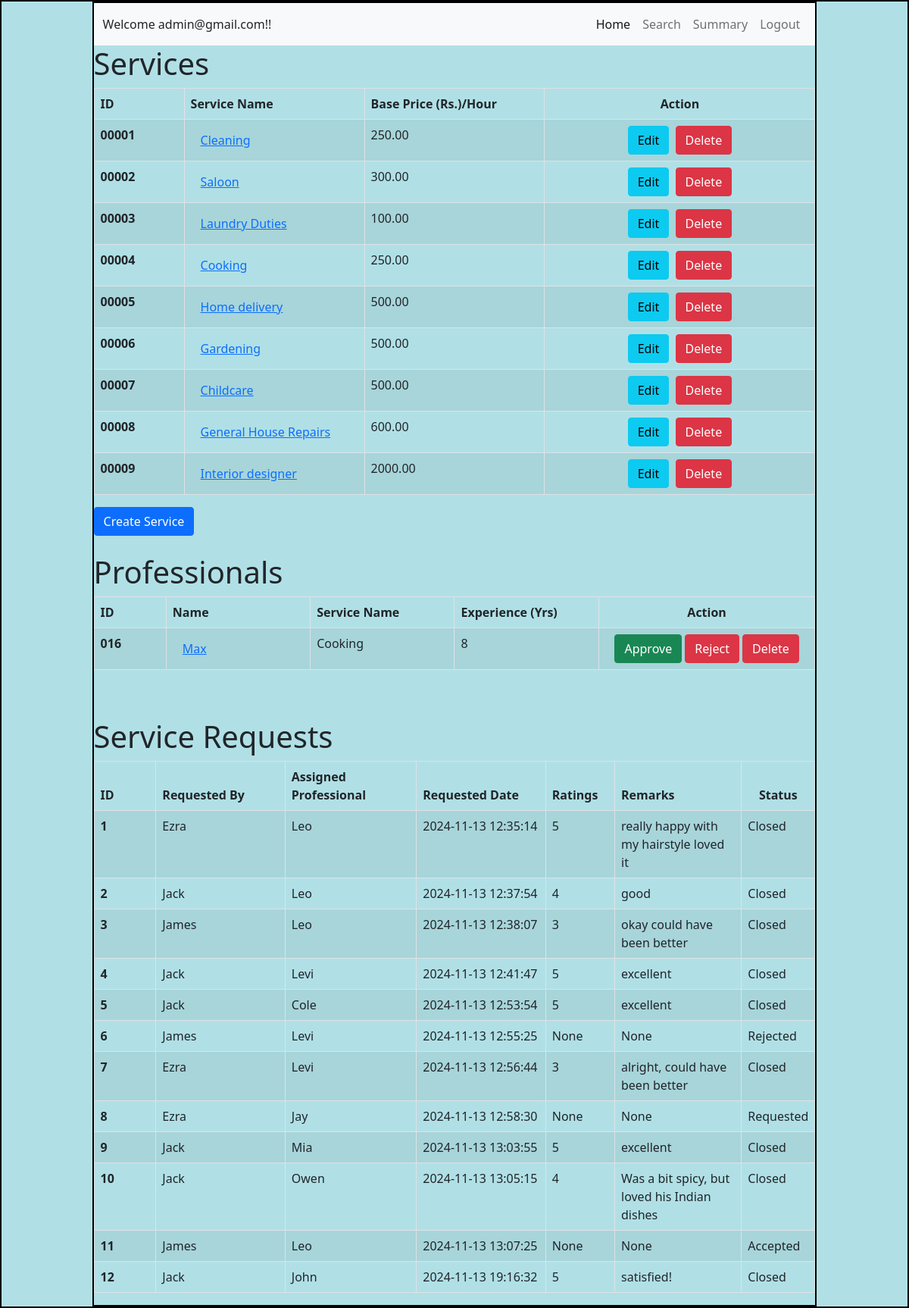
The page /admin/home on the database its author committed.
### backend/models.py (models this page shows, shortened)
class Admin(db.Model):
    __tablename__ = 'admin'
    id = db.Column(db.Integer, primary_key=True)
    email = db.Column(db.String, nullable=False, unique=True)
    password = db.Column(db.String, nullable=False)

class Service(db.Model):
    __tablename__ = 'service'
    id = db.Column(db.String, primary_key=True)
    name = db.Column(db.String, nullable=False)
    description = db.Column(db.String, nullable=False)
    price = db.Column(db.Numeric(10, 2), nullable=False)
    time_required = db.Column(db.String, nullable=False)
    service_requests = db.relationship('ServiceRequest', backref='service', cascade='all, delete')

class Professional(db.Model):
    __tablename__ = 'professional'
    id = db.Column(db.String, primary_key=True)
    email = db.Column(db.String, nullable=False, unique=True)
    password = db.Column(db.String, nullable=False)
    fullname = db.Column(db.String, nullable=False)
    service_name = db.Column(db.String, nullable=False)
    specification = db.Column(db.String, nullable=False)
    phone = db.Column(db.String, nullable=False)
    experience = db.Column(db.String, nullable=False)
    documents = db.Column(db.String, nullable=True)
    address = db.Column(db.String, nullable=False)
    pincode = db.Column(db.String, nullable=False)
    avg_rating = db.Column(db.Integer, nullable=True)
    status = db.Column(db.String, nullable=False, default='Pending')
    is_approved = db.Column(db.Boolean, nullable=False, default=False)
    is_blocked = db.Column(db.Boolean, nullable=False, default=False)
    service_requests = db.relationship('ServiceRequest', backref='professional', cascade='all, delete-orphan')

class ServiceRequest(db.Model):
    __tablename__ = 'service_request'
    id = db.Column(db.Integer, primary_key=True)
    service_id = db.Column(db.String, db.ForeignKey('service.id'), nullable=False)
    customer_id = db.Column(db.String, db.ForeignKey('customer.id'), nullable=False)
    professional_id = db.Column(db.String, db.ForeignKey('professional.id'), nullable=False)
    date_of_request = db.Column(db.String, nullable=False)
    date_of_completion = db.Column(db.String, nullable=True)
    status = db.Column(db.String, nullable=False)
    rating = db.Column(db.Integer, nullable=True)
    remarks = db.Column(db.String, nullable=True)

class Customer(db.Model):
    __tablename__ = 'customer'
    id = db.Column(db.String, primary_key=True)
    email = db.Column(db.String, nullable=False, unique=True)
    password = db.Column(db.String, nullable=False)
    fullname = db.Column(db.String, nullable=False)
    phone = db.Column(db.String, nullable=False)
    address = db.Column(db.String, nullable=False)
    pincode = db.Column(db.String, nullable=False)
    is_blocked = db.Column(db.Boolean, nullable=False, default=False)
    service_requests = db.relationship('ServiceRequest', backref='customer', cascade='all, delete')

### backend/controllers.py (the view)
@app.route("/admin/home", methods=["GET", "POST"])
def admin_home():
    admin = Admin.query.filter_by(id=1).first()
    if not admin:
        return "Admin with id=1 not found.", 404  # Return an error if no admin found
    unapproved_professionals = Professional.query.filter_by(is_approved=False).all()
    service = service_id(id)
    requested_data = ServiceRequest.query.all()
    return render_template(
        "admin_home.html",
        name=admin.email,
        service=service,
        services=services,
        professionals=unapproved_professionals,
        requested_data=requested_data
    )

### backend/controllers.py (called while the page is built)
def get_all_services():
    services.clear()
    services_from_db = Service.query.all()
    for service in services_from_db:
        services[service.id] = [service.name, service.description, service.price, service.time_required]
    return services

def service_id(id):
    l = get_all_services()
    return l.get(id)

### templates/admin_home.html (shortened to what this page needs)
<!DOCTYPE html>
<html lang="en">
<head>
    <link rel="stylesheet" href="/static/style.css">
    <link href="https://cdn.jsdelivr.net/npm/bootstrap@5.0.2/dist/css/bootstrap.min.css" rel="stylesheet">
</head>
<body style="background-color:powderblue;">
    <div id="container">
        <div id="panel" style="height: auto;">
            <nav class="navbar navbar-expand-lg navbar-light bg-light">
                <div class="container-fluid">
                    <label> Welcome {{name}}!! </label>
                    <div class="d-flex-md-end">
                        <div class="collapse navbar-collapse" id="navbarSupportedContent">
                            <ul class="navbar-nav">
                                <li class="nav-item">
                                    <a class="nav-link active" aria-current="page" href="/admin/home">Home</a>
                                </li>
                                <li class="nav-item">
                                    <a class="nav-link" href="/admin/search">Search</a>
                                </li>
                                <li class="nav-item">
                                    <a class="nav-link" href="/admin/summary/">Summary</a>
                                </li>
                                <li class="nav-item">
                                    <a class="nav-link" href="/logout">Logout</a>
                                </li>
                            </ul>
                        </div>
                    </div>
                </div>
            </nav>
            <h1>Services</h1>
            {%if services%}
            <table class="table table-striped table-bordered">
                <thead>
                    <tr>
                        <th scope="col" style="width: 10%;">ID</th>
                        <th scope="col" style="width: 20%;">Service Name</th>
                        <th scope="col" style="width: 20%;">Base Price (Rs.)/Hour</th>
                        <th scope="col" style="width: 30%;" class="text-center">Action</th>
                    </tr>
                </thead>
                <tbody>
                {% for key,value in services.items() %}
                    <tr>
                        <th scope="row">{{ key }}</th>
                        <td>
                            <button type="button" class="btn btn-link"
                                    data-bs-toggle="modal"
                                    data-bs-target="#serviceDetailsModal"
                                    data-name="{{ value[0] }}"
                                    data-description="{{ value[1] }}"
                                    data-price="{{ value[2] }}"
                                    data-time_required="{{ value[3] }}">
                                {{ value[0] }}
                            </button>
                        </td>
                        <td>{{ value[2] }}</td>
                        <td class="text-center">
                            <button type="button" class="btn btn-info me-1" data-bs-toggle="modal" data-bs-target="#editServiceModal" data-id="{{ key }}" data-name="{{ value[0] }}" data-description="{{ value[1] }}" data-price="{{ value[2] }} " data-time_required="{{ value[3] }}">
                                Edit
                            </button>
                            <button type="button" class="btn btn-danger" data-bs-toggle="modal" data-bs-target="#deleteServiceModal" data-id="{{ key }}">
                                Delete
                            </button>
                        </td>
                    </tr>
                {% endfor %}
                </tbody>
            </table>
            {%else%}
            <h3>No Services Available</h3>
            {%endif%}
<button type="button" class="btn btn-primary" data-bs-toggle="modal" data-bs-target="#serviceModal">
    Create Service
  </button>
<br><br>
            <h1>Professionals</h1>
            {%if professionals%}
            <table class="table table-striped table-bordered">
                <thead>
                    <tr>
                        <th scope="col" style="width: 10%;">ID</th>
                        <th scope="col" style="width: 20%;">Name</th>
                        <th scope="col" style="width: 20%;">Service Name</th>
                        <th scope="col" style="width: 20%;">Experience (Yrs)</th>
                        <th scope="col" style="width: 30%;" class="text-center">Action</th>
                    </tr>
                </thead>
                <tbody>
                {%for professional in professionals%}
                    <tr>
                        <th scope="row">{{professional.id}}</th>
                        <td><button class="btn btn-link"
                            data-bs-toggle="modal"
                            data-bs-target="#professionalModal"
                            data-fullname="{{ professional.fullname }}"
                            data-email="{{ professional.email }}"
                            data-specification="{{ professional.specification }}"
                            data-phone="{{ professional.phone }}"
                            data-experience="{{ professional.experience }}"
                            data-address="{{ professional.address }}"
                            data-pincode="{{ professional.pincode }}"
                            data-cv="{{ url_for('uploaded_file', filename=professional.documents) if professional.documents else '#' }}">
                            {{professional.fullname}}</button></td>
                        <td>{{professional.service_name}}</td>
                        <td>{{professional.experience}}</td>
                        <td class="text-center">
                            <form action="/admin/professional/accept/{{professional.id}}" method="POST" style="display:inline;">
                                <button type="submit" class="btn btn-success">Approve</button>
                            </form>
                            <form action="/admin/professional/reject/{{ professional.id }}" method="POST" style="display:inline;">
                                <button type="submit" class="btn btn-danger">Reject</button>
                            </form>
                            <form action="/admin/professional/delete/{{professional.id}}" method="POST" style="display:inline;">
                                <button type="submit" class="btn btn-danger">Delete</button>
                            </form>
                        </td>
                    </tr>
                {%endfor%}
                </tbody>
            </table>
            {%else%}
            <h3>No New Professionals</h3>
            {%endif%}
            <br><br>
            <h1>Service Requests</h1>
            {% if requested_data %}
            <table class="table table-striped table-bordered">
                <thead>
                    <tr>
                        <th scope="col" style="width: 10%;">ID</th>
                        <th scope="col" style="width: 20%;">Requested By</th>
                        <th scope="col" style="width: 20%;">Assigned Professional</th>
                        <th scope="col" style="width: 20%;">Requested Date</th>
                        <th scope="col" style="width: 10%;">Ratings</th>
                        <th scope="col" style="width: 30%;">Remarks</th>
                        <th scope="col" style="width: 10%;" class="text-center">Status</th>
                    </tr>
                </thead>
                <tbody>
                    {%for service_request in requested_data%}
                    <tr>
                        <th scope="row">{{service_request.id}}</th>
                        <td>{{service_request.customer.fullname}}</td>
                        <td>{{service_request.professional.fullname}}</td>
                        <td>{{service_request.date_of_request}}</td>
                        <td>{{service_request.rating}}</td>
                        <td>{{service_request.remarks}}</td>
                        <td>{{service_request.status}}</td>
                    </tr>
                    {%endfor%}
                </tbody>
            </table>
            {%else%}
            <h3>No Data Available</h3>
            {%endif%}
        </div>
    </div>
</body>
</html>

### static/style.css (style rules this page uses)
* { margin: 0px; }
#container, #panel { border: 2px solid black; }
#panel { width: 80%; margin: auto; height: 1000px; }
table { width: 100%; border-collapse: collapse; }
table, th, td { border: 1px solid #ddd; }
th, td { padding: 8px; text-align: left; }

### rows shown on the page
Admin: email "admin@gmail.com"
Service: id "00001", name "Cleaning", price "250.00"
Service: id "00002", name "Saloon", price "300.00"
Service: id "00003", name "Laundry Duties", price "100.00"
Service: id "00004", name "Cooking", price "250.00"
Service: id "00005", name "Home delivery", price "500.00"
Service: id "00006", name "Gardening", price "500.00"
Service: id "00007", name "Childcare", price "500.00"
Service: id "00008", name "General House Repairs", price "600.00"
Service: id "00009", name "Interior designer", price "2000.00"
Professional: id "016", fullname "Max", service_name "Cooking", experience "8"
ServiceRequest: id "1", customer.fullname "Ezra", professional.fullname "Leo", date_of_request "2024-11-13 12:35:14", rating "5", remarks "really happy with my hairstyle loved it", status "Closed"
ServiceRequest: id "2", customer.fullname "Jack", professional.fullname "Leo", date_of_request "2024-11-13 12:37:54", rating "4", remarks "good", status "Closed"
ServiceRequest: id "3", customer.fullname "James", professional.fullname "Leo", date_of_request "2024-11-13 12:38:07", rating "3", remarks "okay could have been better", status "Closed"
ServiceRequest: id "4", customer.fullname "Jack", professional.fullname "Levi", date_of_request "2024-11-13 12:41:47", rating "5", remarks "excellent", status "Closed"
ServiceRequest: id "5", customer.fullname "Jack", professional.fullname "Cole", date_of_request "2024-11-13 12:53:54", rating "5", remarks "excellent", status "Closed"
ServiceRequest: id "6", customer.fullname "James", professional.fullname "Levi", date_of_request "2024-11-13 12:55:25", rating "None", remarks "None", status "Rejected"
ServiceRequest: id "7", customer.fullname "Ezra", professional.fullname "Levi", date_of_request "2024-11-13 12:56:44", rating "3", remarks "alright, could have been better", status "Closed"
ServiceRequest: id "8", customer.fullname "Ezra", professional.fullname "Jay", date_of_request "2024-11-13 12:58:30", rating "None", remarks "None", status "Requested"
ServiceRequest: id "9", customer.fullname "Jack", professional.fullname "Mia", date_of_request "2024-11-13 13:03:55", rating "5", remarks "excellent", status "Closed"
ServiceRequest: id "10", customer.fullname "Jack", professional.fullname "Owen", date_of_request "2024-11-13 13:05:15", rating "4", remarks "Was a bit spicy, but loved his Indian dishes", status "Closed"
ServiceRequest: id "11", customer.fullname "James", professional.fullname "Leo", date_of_request "2024-11-13 13:07:25", rating "None", remarks "None", status "Accepted"
ServiceRequest: id "12", customer.fullname "Jack", professional.fullname "John", date_of_request "2024-11-13 19:16:32", rating "5", remarks "satisfied!", status "Closed"
